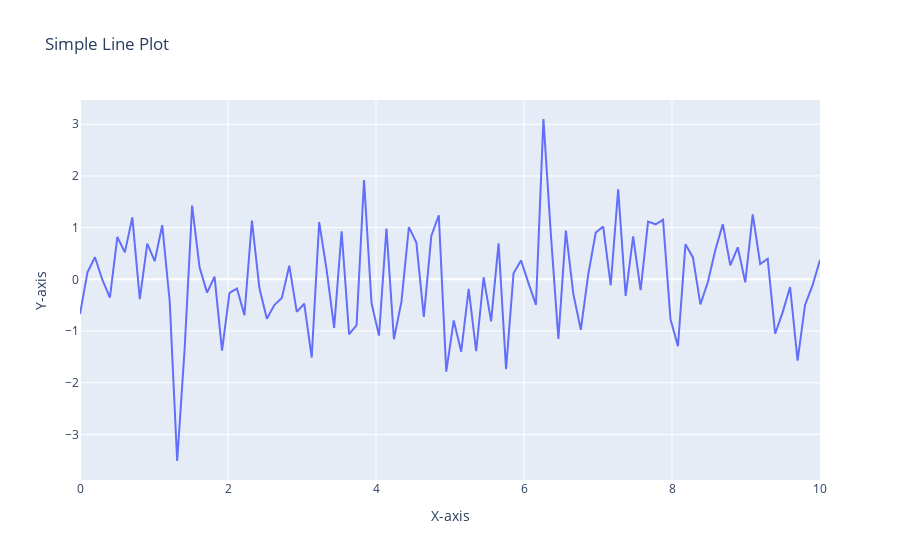

Notebook cell for this chart:
### Markdown cell above
Ques No.20 : Using Plotly, create a basic line plot of a randomly generated dataset, label the axes, and set the title as 'Simple Line Plot'.

### Code cell
import plotly.graph_objects as go
import numpy as np

# Step 1: Generate a random dataset
x = np.linspace(0, 10, 100)
y = np.random.randn(100)

# Step 2: Create a line plot with Plotly
fig = go.Figure()

# Add trace for the line plot
fig.add_trace(go.Scatter(x=x, y=y, mode='lines', name='Random Data'))

# Step 3: Label the axes
fig.update_layout(
    xaxis_title='X-axis',
    yaxis_title='Y-axis'
)

# Step 4: Set the title
fig.update_layout(
    title='Simple Line Plot'
)

# Step 5: Show the plot
fig.show()
